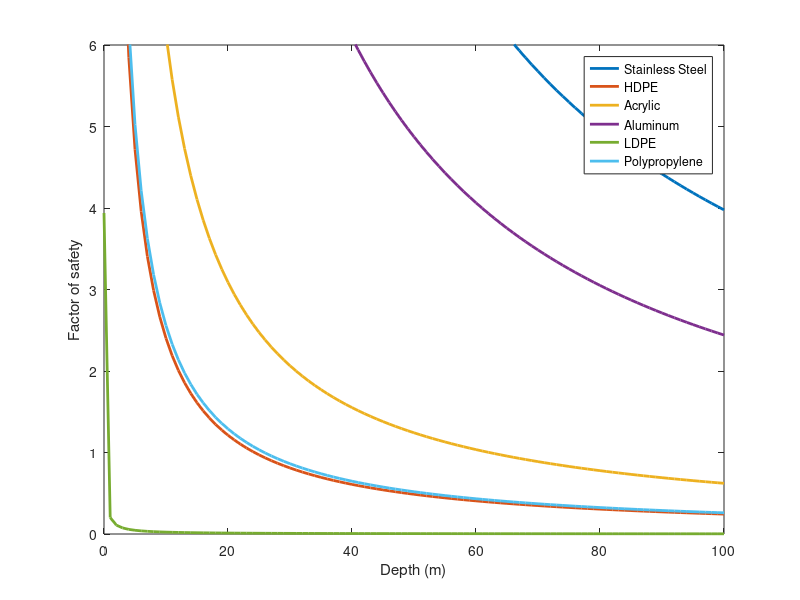

The MATLAB source for this figure:
%% Materials charecteristics
ys(1)= 505; % Stainless steel
ys(2) = 31; %HDPE
ys(3) = 79; %Acrylic   % Not sure if yield or ultimate needs more research
ys(4) = 310; %Aluminum  
ys(5)= 0.3; % LDPE
ys(6)= 33; %Polypropylene
%ys(6) = 45; % pvc 40
%ys(7) = 340; % titanium 2
%ys(8) = 880; % titanium 5
%% Design characteristics
depth = 0:1:100;
%depth = 0:0.001:20; 
r = 0.1524/2 ; % in m
t = 1027 ;  % in kg/m^3
p = 101.325 + 9.81*t*depth;
sigmac = p*r/t;
sigmaL = sigmac/2;
%Not sure about the following
To = sigmac;
sigma1 =sigmaL+((sigmaL-sigmaL.^2)/2+To.^2).^0.5 ;% 
sigma2 =sigmaL-((sigmaL-sigmaL.^2)/2+To.^2).^0.5  ;

sigmavm = (((sigma1-sigma2).^2+sigma2.^2+sigma1.^2)/2).^0.5;
for i=1:6
    SF =ys(i)./sigmavm ;
    plot(depth,SF,'LineWidth',2);

    axis([0 100 0 6])
    %axis([0 20 0 80]) to test for 20m
    hold on
end
legend('Stainless Steel','HDPE','Acrylic','Aluminum','LDPE', 'Polypropylene');
xlabel('Depth (m)');
ylabel('Factor of safety')
